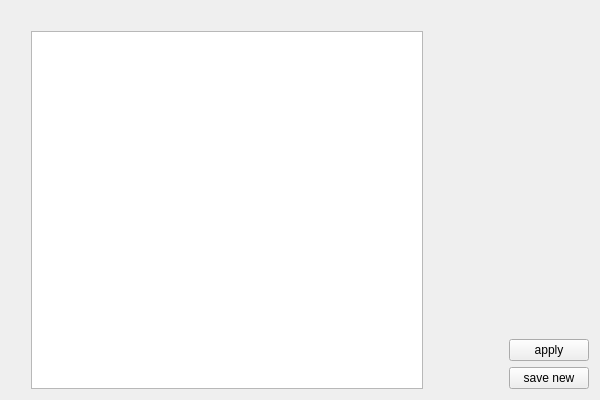
<?xml version="1.0" encoding="UTF-8"?>
<ui version="4.0">
    <class>Presets</class>
    <widget class="QWidget" name="Presets">
        <property name="geometry">
            <rect>
                <x>0</x>
                <y>0</y>
                <width>600</width>
                <height>400</height>
            </rect>
        </property>
        <property name="minimumSize">
            <size>
                <width>600</width>
                <height>400</height>
            </size>
        </property>
        <property name="baseSize">
            <size>
                <width>400</width>
                <height>400</height>
            </size>
        </property>
        <property name="windowTitle">
            <string>Presets</string>
        </property>
        <layout class="QGridLayout" name="gridLayout">
            <item row="2" column="0">
                <spacer name="horizontalSpacer">
                    <property name="orientation">
                        <enum>Qt::Horizontal</enum>
                    </property>
                    <property name="sizeType">
                        <enum>QSizePolicy::Fixed</enum>
                    </property>
                    <property name="sizeHint" stdset="0">
                        <size>
                            <width>20</width>
                            <height>20</height>
                        </size>
                    </property>
                </spacer>
            </item>
            <item row="2" column="3">
                <layout class="QVBoxLayout" name="verticalLayout">
                    <item>
                        <spacer name="verticalSpacer_2">
                            <property name="orientation">
                                <enum>Qt::Vertical</enum>
                            </property>
                            <property name="sizeHint" stdset="0">
                                <size>
                                    <width>20</width>
                                    <height>40</height>
                                </size>
                            </property>
                        </spacer>
                    </item>
                    <item>
                        <widget class="QPushButton" name="buttonApply">
                            <property name="text">
                                <string>apply</string>
                            </property>
                        </widget>
                    </item>
                    <item>
                        <widget class="QPushButton" name="buttonSaveNew">
                            <property name="text">
                                <string>save new</string>
                            </property>
                        </widget>
                    </item>
                </layout>
            </item>
            <item row="0" column="1">
                <spacer name="verticalSpacer">
                    <property name="orientation">
                        <enum>Qt::Vertical</enum>
                    </property>
                    <property name="sizeType">
                        <enum>QSizePolicy::Fixed</enum>
                    </property>
                    <property name="sizeHint" stdset="0">
                        <size>
                            <width>20</width>
                            <height>20</height>
                        </size>
                    </property>
                </spacer>
            </item>
            <item row="2" column="1">
                <widget class="QListWidget" name="listCfgs"/>
            </item>
            <item row="2" column="2">
                <spacer name="horizontalSpacer_2">
                    <property name="orientation">
                        <enum>Qt::Horizontal</enum>
                    </property>
                    <property name="sizeType">
                        <enum>QSizePolicy::Fixed</enum>
                    </property>
                    <property name="sizeHint" stdset="0">
                        <size>
                            <width>80</width>
                            <height>20</height>
                        </size>
                    </property>
                </spacer>
            </item>
        </layout>
    </widget>
    <resources/>
    <connections/>
</ui>
